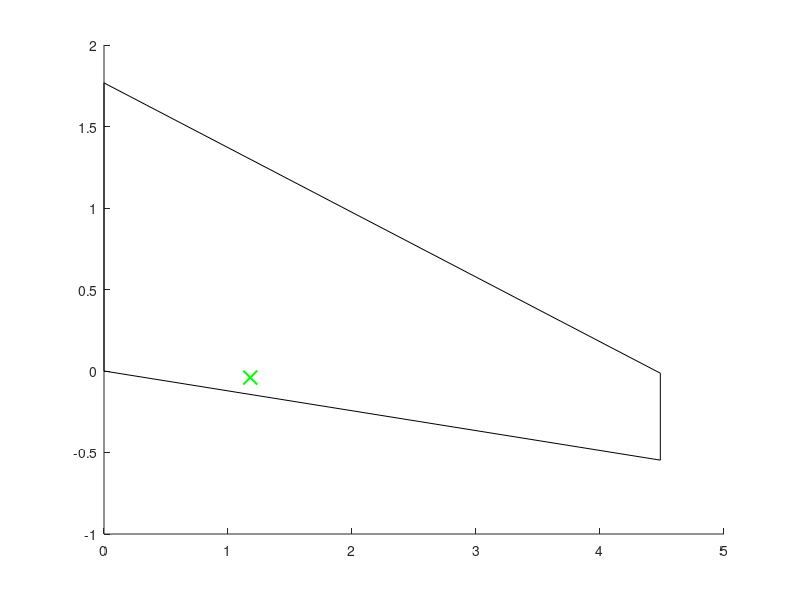

Reproduce this figure in MATLAB. (Note: this script raises an error after producing the figure.)
clear
clc
load('locations')
load('wing')
load('uc')

struct = wing;

offset_from_center = 1.18;


uc_lim = [5.3];



span_percent = (offset_from_center/(0.5*wing.b));
chord_offset = wing.Croot - ((wing.Croot-wing.Ctip )* span_percent);
LE_offset = offset_from_center*tand(wing.sweepLE);
TE_offset = offset_from_center*tand(wing.sweepTE);

uc_lim_transformed = wing.Croot - (uc_lim-(locations.x_wing));

figure 
hold on

rhs_wing = [0,0;
            0,struct.Croot;
            struct.b/2,struct.Croot - (0.5*struct.b * tand(struct.sweepLE));
            struct.b/2,(struct.Croot - (0.5*struct.b * tand(struct.sweepLE)) - struct.Ctip);
            0,0;
]
% lhs_wing = [0,0;
%             0,struct.Croot;
%             -struct.b/2,struct.Croot - (0.5*struct.b * tand(struct.sweepLE));
%             -struct.b/2,(struct.Croot - (0.5*struct.b * tand(struct.sweepLE)) - struct.Ctip);
%             0,0;
% ]

plot(rhs_wing(:,1),rhs_wing(:,2),'color','black');

plot(offset_from_center,mean(uc_lim_transformed),'x','color','green','markersize',10,'linewidth',1.5)

xline(offset_from_center,'--','color','blue')
xline(0.84,'-','Fuselage','color','red','linewidth',1.2)
yline(uc_lim_transformed(1),'--','color','blue')
yline(uc_lim_transformed(2),'--','color','blue')

grid on
grid minor
axis equal
